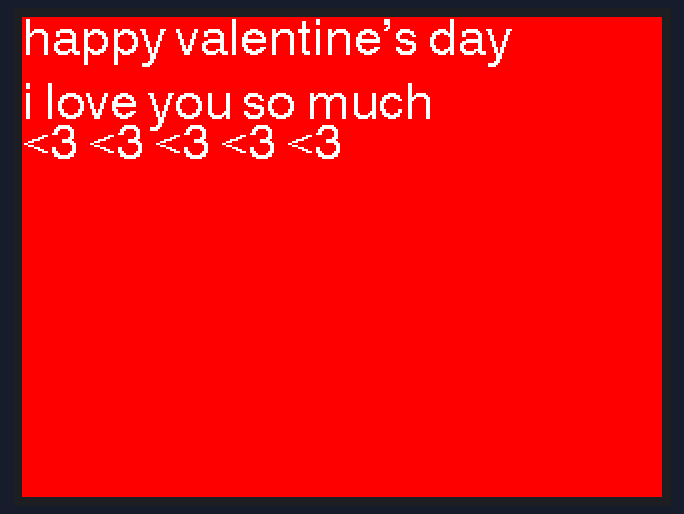
Bench run of a sketch on a simulated ESP32. On the bench: 320×240 colour display.

Above: at 0.3 s.
At 0.9 s:
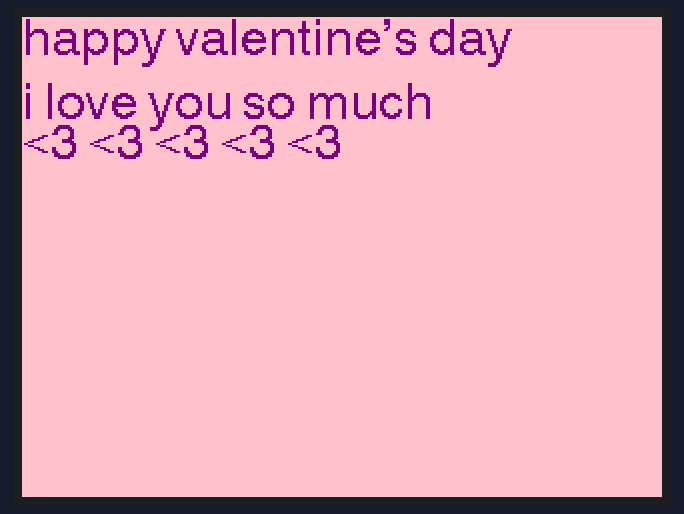
At 2.0 s:
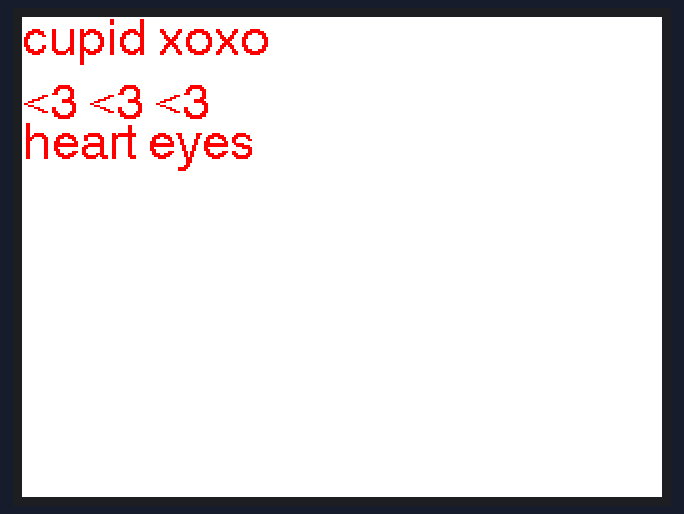
At 2.6 s:
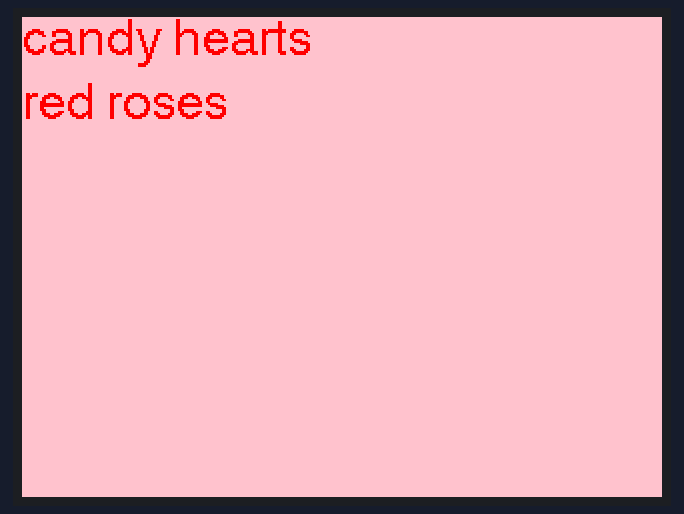
At 4.3 s:
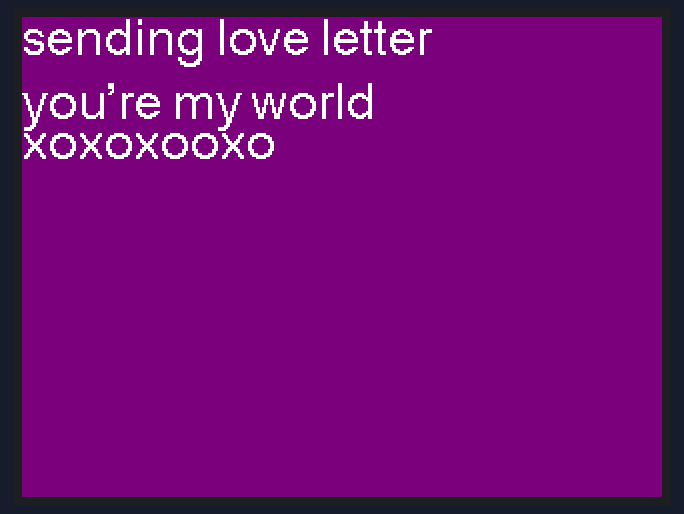
At 4.9 s:
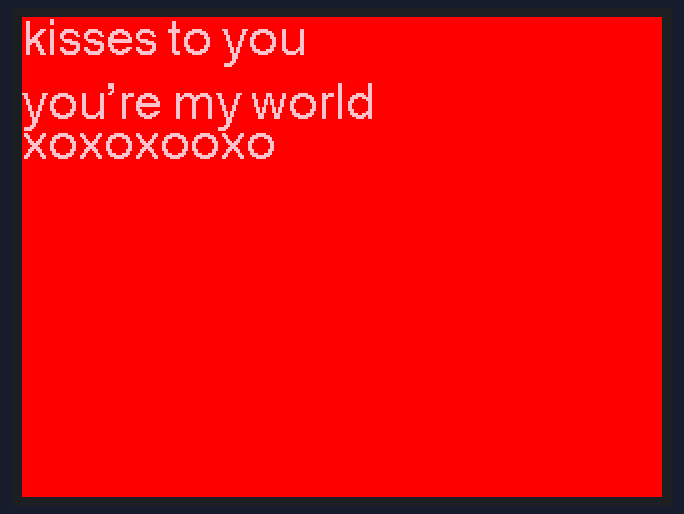

Measured:
- by itself, everything shown: repeats every 5.7 s, in 8 steps
- what the display in image 0 shows lasts 0.6 s, from 0.2 s to 0.8 s
- what the display in image 3 shows lasts 1.0 s, from 2.6 s to 3.6 s

The sketch:

RLE_Font_test_valentines.ino
```cpp
/*
 Display all the fast rendering fonts.

 This sketch uses the GLCD (font 1) and fonts 2, 4, 6, 7, 8

 Make sure all the display driver and pin connections are correct by
 editing the User_Setup.h file in the TFT_eSPI library folder.

 #########################################################################
 ###### DON'T FORGET TO UPDATE THE User_Setup.h FILE IN THE LIBRARY ######
 #########################################################################
*/

// New background colour
#define TFT_BROWN 0x38E0

// Pause in milliseconds between screens, change to 0 to time font rendering
#define WAIT 500

#include <TFT_eSPI.h> // Graphics and font library for ST7735 driver chip
#include <SPI.h>

TFT_eSPI tft = TFT_eSPI();  // Invoke library, pins defined in User_Setup.h

unsigned long targetTime = 0; // Used for testing draw times

void setup(void) {
  tft.init();
  tft.setRotation(1);
}

void loop() {
  targetTime = millis();

  // First we test them with a background colour set
  tft.setTextSize(1);
  tft.fillScreen(TFT_RED);
  tft.setTextColor(TFT_WHITE);

  tft.drawString("happy valentine's day", 0, 0, 4);
  tft.drawString("i love you so much", 0, 32, 4);
  tft.drawString("<3 <3 <3 <3 <3", 0, 52, 4);
  delay(WAIT);

  tft.fillScreen(TFT_PINK);
  tft.setTextColor(TFT_PURPLE);
  tft.drawString("happy valentine's day", 0, 0, 4);
  tft.drawString("i love you so much", 0, 32, 4);
  tft.drawString("<3 <3 <3 <3 <3", 0, 52, 4);
  delay(WAIT);

  tft.fillScreen(TFT_RED);
  tft.setTextColor(TFT_WHITE);
  tft.drawString("happy valentine's day", 0, 0, 4);
  tft.drawString("i love you so much", 0, 32, 4);
  tft.drawString("<3 <3 <3 <3 <3", 0, 52, 4);
  delay(WAIT);

  tft.fillScreen(TFT_WHITE);
  tft.setTextColor(TFT_RED);
  tft.drawString("cupid xoxo", 0, 0, 4);
  tft.drawString("<3 <3 <3", 0, 32, 4);
  tft.drawString("heart eyes", 0, 52, 4);
  delay(WAIT);

  tft.fillScreen(TFT_PINK);
  tft.setTextColor(TFT_RED);

  tft.drawString("candy hearts", 0, 0, 4);
  tft.drawString("red roses", 0, 32, 4);
  delay(WAIT);

  tft.setTextColor(TFT_MAGENTA);
  delay(WAIT);

  // Now test them with transparent background
  targetTime = millis();

  tft.setTextSize(1);
  tft.fillScreen(TFT_PINK);
  tft.setTextColor(TFT_PURPLE);

  tft.drawString("happy valentine's day", 0, 0, 4);
  tft.drawString("i love you so much", 0, 32, 4);
  tft.drawString("<3 <3 <3 <3 <3", 0, 52, 4);
  delay(WAIT);

  tft.fillScreen(TFT_PURPLE);
  tft.setTextColor(TFT_WHITE);

  tft.drawString("sending love letter", 0, 0, 4);
  tft.drawString("you're my world", 0, 32, 4);
  tft.drawString("xoxoxooxo", 0, 52, 4);

  delay(WAIT);
  tft.fillScreen(TFT_RED);
   tft.setTextColor(TFT_PINK);
  tft.drawString("kisses to you", 0, 0, 4);
  tft.drawString("you're my world", 0, 32, 4);
  tft.drawString("xoxoxooxo", 0, 52, 4);
  delay(WAIT);

  tft.setTextColor(TFT_MAGENTA);
  delay(WAIT);
}
```
